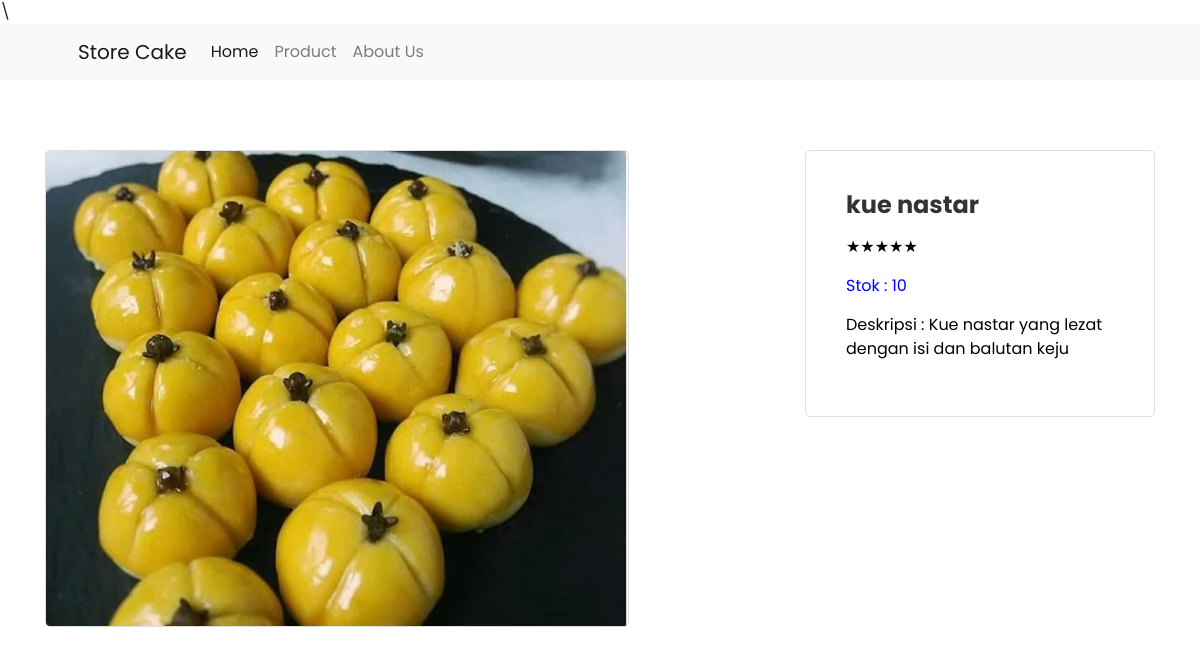
Page /users/product.php?id=1 on the committed database.
### tables this page shows
CREATE TABLE `produk` (
  `id` int(11) NOT NULL,
  `produk` varchar(50) NOT NULL,
  `gambar` text NOT NULL,
  `stok` int(11) NOT NULL,
  `id_jenis` int(11) NOT NULL,
  `id_rasa` int(11) NOT NULL,
  `id_status` int(11) NOT NULL,
  `deskripsi` varchar(90) NOT NULL
);

### users/product.php (the view, shortened to what this page needs)
<!DOCTYPE html>
<html lang="en">
<head>
    <link rel="stylesheet" type="text/css" href="../assets/css/bootstrap.min.css">
    <link rel="stylesheet" type="text/css" href="../assets/css/font-awesome.css">\
</head>
<body>
    <nav class="navbar navbar-expand-lg navbar-light bg-light">
        <div class="container px-4 px-lg-5">
            <a class="navbar-brand" href="index.php">Store Cake</a>
            <div class="collapse navbar-collapse" id="navbarSupportedContent">
                <ul class="navbar-nav me-auto mb-2 mb-lg-0 ms-lg-4">
                    <li class="nav-item"><a class="nav-link active" aria-current="page" href="index.php">Home</a></li>
                    <li class="nav-item"><a class="nav-link" href="../users/produk.php">Product</a></li>
                    <li class="nav-item"><a class="nav-link" href="../users/about.php">About Us</a></li>
                </ul>
            </div>
        </div>
    </nav>
    <?php
    include '../koneksi.php';
    $pro = mysqli_query($conn, "SELECT * from produk where id='$_GET[id]'");
    while ($p = mysqli_fetch_array($pro)) {
        $produk = $p["produk"];
        $gambar = $p["gambar"];
        $stok = $p["stok"];
        $deskripsi = $p["deskripsi"];
    }
    ?>
    <section class="section" id="product">
        <div class="container">
            <div class="row">
                <div class="col-lg-8">
                    <div class="left-images">
                        <img src="<?php echo $gambar ?>" alt="">
                    </div>
                </div>
                <div class="col-lg-4">
                    <div class="right-content">
                        <h4>
                            <?php echo $produk ?>
                        </h4>
                        <div>
                            ★★★★★
                        </div>
                        <span>Stok :
                            <?php echo $stok; ?>
                        </span>
                        <div>Deskripsi :
                            <?php echo $deskripsi; ?>
                        </div>
    </section>
</body>
</html>

### users/product.php (style rules this page uses)
body { font-family: 'Poppins', sans-serif; }
.left-images img { max-width: 80%; height: auto; border: 1px solid #ddd; border-radius: 5px; }
.right-content { background-color: #fff; padding: 20px; border: 1px solid #ddd; border-radius: 5px; }
.right-content h4 { font-size: 1.5rem; font-weight: 700; color: #333; margin-bottom: 15px; }
.right-content span { display: block; margin-bottom: 15px; color: blue; }
.right-content div { margin-bottom: 15px; color: black; }
.section { padding: 70px 0; }
.right-content { padding: 40px; }

### rows in the picture
produk: gambar (picture), produk "kue nastar", stok "10", deskripsi "Kue nastar yang lezat dengan isi dan balutan keju"
